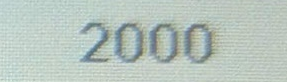
#> input picture roi_data/templates/F1/3/roi_0_template.png, 287 x 82 px; its folder holds only this picture in this run
$ python paddleocr_reader.py   (older library calls are emulated)
#> lines starting #> are read from the running program, lines starting #| are printed output that depends on the picture; after the words box and inside, x2 and y2 are one past the last pixel; in counts of white or black regions, pixels touching at a corner belong together
import os
import sys
import io
import warnings
import contextlib
import cv2
import numpy as np
from math import sqrt, atan2, degrees
from PIL import Image, ImageEnhance
import json
import re

# ============================================================
# CẤU HÌNH MÔI TRƯỜNG - PHẢI ĐẶT TRƯỚC KHI IMPORT PADDLEOCR
# ============================================================

# Tắt kiểm tra kết nối đến model hosters (tiết kiệm vài giây)
os.environ['DISABLE_MODEL_SOURCE_CHECK'] = 'True'

# Tắt các log không cần thiết của Paddle
os.environ['GLOG_minloglevel'] = '3'      # Chỉ hiện FATAL
os.environ['FLAGS_call_stack_level'] = '0'
os.environ['PADDLE_PDX_SILENT_MODE'] = '1'  # Tắt log của PaddleX

# Tắt warnings
warnings.filterwarnings('ignore')

# ============================================================
# HELPER: Suppress noisy output từ PaddleOCR
# ============================================================
@contextlib.contextmanager
def suppress_output():
    """Tạm thời tắt stdout và stderr để ẩn thông báo không cần thiết"""
    old_stdout = sys.stdout
    old_stderr = sys.stderr
    try:
        sys.stdout = io.StringIO()
        sys.stderr = io.StringIO()
        yield
    finally:
        sys.stdout = old_stdout
        sys.stderr = old_stderr

# Fix encoding cho Windows
if sys.platform == 'win32':
    sys.stdout = io.TextIOWrapper(sys.stdout.buffer, encoding='utf-8', errors='replace')
    sys.stderr = io.TextIOWrapper(sys.stderr.buffer, encoding='utf-8', errors='replace')

# Import PaddleOCR SAU KHI đã set env vars (với suppress output)
with suppress_output():
    from paddleocr import PaddleOCR
import tkinter as tk
from tkinter import filedialog
import time

# ============================================================
# BIẾN GLOBAL
# ============================================================
_ocr_instance = None
ROI_INFO_PATH = "roi_data/roi_info.json"
MACHINE_SCREENS_PATH = "roi_data/machine_screens.json"
IOU_THRESHOLD = 0.10  # Ngưỡng IoU 10%

# ============================================================
# MACHINE SCREENS FUNCTIONS
# ============================================================

def load_machine_screens():
    """Đọc file machine_screens.json"""
    if not os.path.exists(MACHINE_SCREENS_PATH):
        print(f"   ⚠ Không tìm thấy file: {MACHINE_SCREENS_PATH}")
        return None

    with open(MACHINE_SCREENS_PATH, 'r', encoding='utf-8-sig') as f:
#> (reads roi_data/machine_screens.json from the repository)
#> (the call stopped at in get_ocr_instance, `_ocr_instance = PaddleOCR( lang='en', use_doc_orientation_classify=Fal..`: paddleocr is not available in this run)
#> the answer given: roi_data/templates/F1/3/roi_0_template.png
        return json.load(f)

def select_area(machine_screens):
    """Chọn khu vực (F1, F4, ...)"""
    if not machine_screens or 'areas' not in machine_screens:
        print("   ⚠ Không tìm thấy thông tin khu vực trong machine_screens.json")
        return None

    areas = machine_screens['areas']
    area_list = list(areas.keys())

    print("\n" + "="*50)
    print("📍 CHỌN KHU VỰC")
    print("="*50)
    for i, area_code in enumerate(area_list, 1):
        area_name = areas[area_code].get('name', area_code)
        machine_count = len(areas[area_code].get('machines', {}))
        print(f"   {i}. {area_code} - {area_name} ({machine_count} máy)")
    print("   0. Thoát")
    print("-"*50)

    while True:
        try:
            choice = input("Nhập số thứ tự khu vực (0 để thoát): ").strip()
            if choice == '0' or choice == '':
                return None

            index = int(choice) - 1
            if 0 <= index < len(area_list):
                selected_area = area_list[index]
                area_name = areas[selected_area].get('name', selected_area)
                print(f"   ✓ Đã chọn: {selected_area} - {area_name}")
                return selected_area
            else:
                print("   ⚠ Lựa chọn không hợp lệ. Vui lòng thử lại.")
        except ValueError:
            print("   ⚠ Vui lòng nhập số.")
#> this loop made 1 pass; the answer given on pass 1: 1

def select_machine(machine_screens, area):
    """Chọn mã máy trong khu vực đã chọn"""
#> called with area = 'F1'
    if not machine_screens or 'areas' not in machine_screens:
        return None

    if area not in machine_screens['areas']:
        print(f"   ⚠ Không tìm thấy khu vực: {area}")
        return None

    machines = machine_screens['areas'][area].get('machines', {})
    if not machines:
        print(f"   ⚠ Không có máy nào trong khu vực {area}")
        return None

    machine_list = list(machines.keys())

    print("\n" + "="*50)
    print(f"🔧 CHỌN MÃ MÁY (Khu vực {area})")
    print("="*50)
    for i, machine_code in enumerate(machine_list, 1):
        machine_info = machines[machine_code]
        machine_name = machine_info.get('name', machine_code)
        machine_type = machine_info.get('type', 'N/A')
        screen_count = len(machine_info.get('screens', []))
        print(f"   {i}. {machine_code} - {machine_name} (Type: {machine_type}, {screen_count} màn hình)")
    print("   0. Quay lại chọn khu vực")
    print("-"*50)

    while True:
        try:
            choice = input("Nhập số thứ tự máy (0 để quay lại): ").strip()
            if choice == '0' or choice == '':
                return None

            index = int(choice) - 1
            if 0 <= index < len(machine_list):
                selected_machine = machine_list[index]
                machine_name = machines[selected_machine].get('name', selected_machine)
                print(f"   ✓ Đã chọn: {selected_machine} - {machine_name}")
                return selected_machine
            else:
                print("   ⚠ Lựa chọn không hợp lệ. Vui lòng thử lại.")
        except ValueError:
            print("   ⚠ Vui lòng nhập số.")
#> in detect_hmi_screen, image is the input picture: shape (82, 287, 3); mean B, G, R 190, 197.3, 183.9

# ============================================================
# ROI MATCHING & IoU FUNCTIONS
# ============================================================

# [348 lines left out: functions load_roi_info, normalize_text, fuzzy_match, find_matching_screen, polygon_to_normalized_bbox, calculate_iou and 1 more, not called in this run]

# ============================================================
# HMI DETECTION FUNCTIONS (từ hmi_image_detector.py)
# ============================================================

def enhance_image_for_hmi(image):
    """Cải thiện chất lượng ảnh trước khi phát hiện cạnh"""
    # Chuyển từ OpenCV (BGR) sang PIL (RGB) để áp dụng ImageEnhance
    image_rgb = cv2.cvtColor(image, cv2.COLOR_BGR2RGB)
    pil_image = Image.fromarray(image_rgb)

    # Tăng độ tương phản với PIL
    enhancer = ImageEnhance.Contrast(pil_image)
    enhanced_pil = enhancer.enhance(2)  # Tăng độ tương phản lên 50%

    # Chuyển lại về định dạng OpenCV
    enhanced_image = cv2.cvtColor(np.array(enhanced_pil), cv2.COLOR_RGB2BGR)

    # Tiếp tục quy trình xử lý ảnh như trước
    gray = cv2.cvtColor(enhanced_image, cv2.COLOR_BGR2GRAY)
    # Tăng clip limit để cải thiện độ tương phản
    clahe = cv2.createCLAHE(clipLimit=4.0, tileGridSize=(11, 11))
    enhanced = clahe.apply(gray)

    # Tăng độ tương phản
    enhanced = cv2.convertScaleAbs(enhanced, alpha=1.2, beta=0)
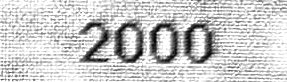
#> enhanced: shape (82, 287); min 2, max 255, mean 204.4

    # Làm mịn ảnh với kernel nhỏ hơn để giữ nguyên cạnh sắc nét hơn
    blurred = cv2.GaussianBlur(enhanced, (5, 5), 0)
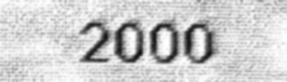
#> blurred: shape (82, 287); min 16, max 255, mean 204.3
    return blurred, enhanced

def adaptive_edge_detection(image):
    """Phát hiện cạnh với nhiều phương pháp và kết hợp kết quả"""
    median_val = np.median(image)
#> median_val = 221
    # Giảm ngưỡng để tăng độ nhạy cảm phát hiện cạnh
    lower = int(max(0, (1.0 - 0.33) * median_val))
#> lower = 148
    upper = int(min(255, (1.0 + 0.33) * median_val))
#> upper = 255
    canny_edges = cv2.Canny(image, lower, upper)
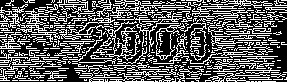
#> canny_edges: shape (82, 287); 35.7% white in thin lines or dots

    # Sử dụng kernel lớn hơn cho bộ lọc Sobel
    sobelx = cv2.Sobel(image, cv2.CV_64F, 1, 0, ksize=5)
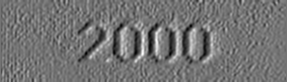
#> sobelx: shape (82, 287) float64; min -7548, max 9085, mean 4.1; drawn with min black and max white
    sobely = cv2.Sobel(image, cv2.CV_64F, 0, 1, ksize=5)
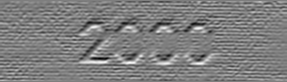
#> sobely: shape (82, 287) float64; min -10016, max 10144, mean 4.8; drawn with min black and max white
    sobel_edges = cv2.magnitude(sobelx, sobely)
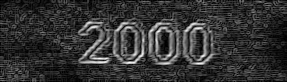
#> sobel_edges: shape (82, 287) float64; min 0, max 10153.7, mean 2028.2; drawn with min black and max white
    sobel_edges = cv2.normalize(sobel_edges, None, 0, 255, cv2.NORM_MINMAX, cv2.CV_8U)
    # Giảm ngưỡng sobel để bắt được nhiều cạnh hơn
    _, sobel_edges = cv2.threshold(sobel_edges, 80, 255, cv2.THRESH_BINARY)
#> sobel_edges: shape (82, 287); 15.8% white; 319 white regions (314 under 20 px), largest, box (x1, y1, x2, y2) and area: (148, 22, 181, 65) 732, (182, 19, 220, 67) 708, (78, 21, 113, 64) 637, (110, 18, 146, 64) 400, (121, 26, 140, 60) 295

    # Kết hợp cả hai phương pháp phát hiện cạnh
    combined_edges = cv2.bitwise_or(canny_edges, sobel_edges)
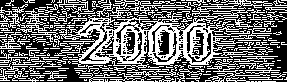
#> combined_edges: shape (82, 287); 42.9% white in thin lines or dots

    # Tăng số lần giãn nở để kết nối các cạnh bị đứt đoạn
    kernel = np.ones((3, 3), np.uint8)
    dilated_edges = cv2.dilate(combined_edges, kernel, iterations=2)
#> dilated_edges: shape (82, 287); 97.7% white; 17 black regions (10 under 20 px), largest, box (x1, y1, x2, y2) and area: (275, 47, 287, 70) 152, (274, 22, 287, 40) 101, (65, 66, 82, 82) 97
    final_edges = cv2.erode(dilated_edges, kernel, iterations=1)
#> final_edges: shape (82, 287); 95.9% white; 15 black regions (5 under 20 px)
#> (the rest of the program and of its run is left out)
